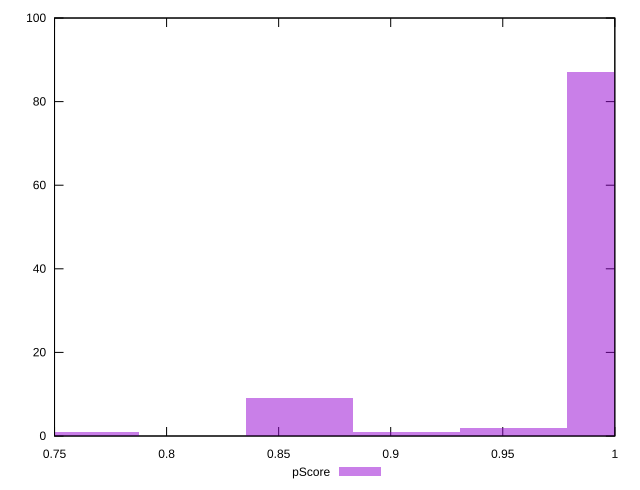

This figure's gnuplot source:
reset

$pScore <<EOF
1.0023464788249932 87
0.8591541247071369 9
0.7636925552952328 1
0.906884909413089 1
0.954615694119041 2
EOF

set key outside below
set boxwidth 0.04773078470595205
set xrange [0.75:1]
set yrange [0:100]
set trange [0:100]
set style fill transparent solid 0.5 noborder
set terminal svg size 640, 490 enhanced background rgb 'white'
set output "reprap/unminified-javascript/samples/pages+cached+noexternal/pScore/histogram.svg"

plot $pScore title "pScore" with boxes

reset
